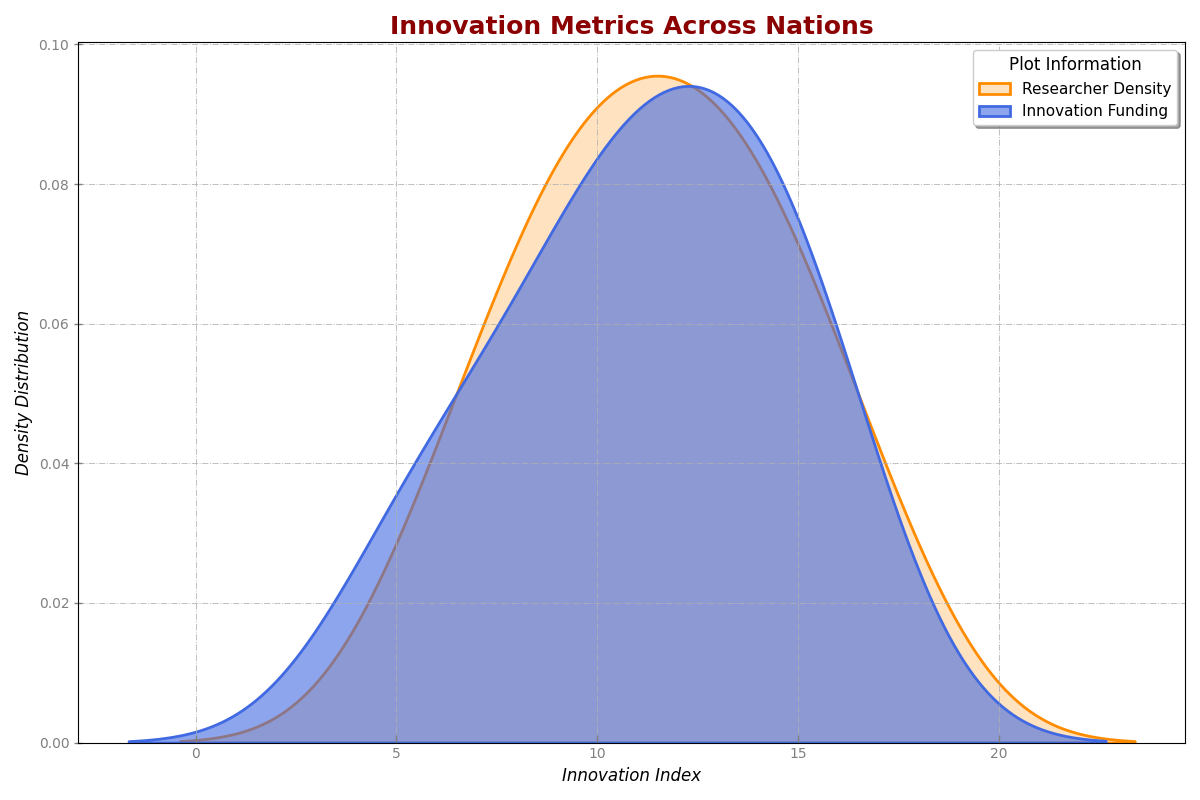

Write Python code to recreate this figure.
import matplotlib.pyplot as plt
import numpy as np
import seaborn as sns

countries = ["Country A", "Country B", "Country C", "Country D", "Country E", "Country F", "Country G", "Country H", "Country I", "Country J"]
researcher_density = np.array([8, 6, 15, 12, 17, 9, 11, 14, 10, 13])
innovation_funding = np.array([5, 9, 13, 11, 16, 7, 14, 15, 12, 10])

fig, ax = plt.subplots(figsize=(12, 8))

sns.kdeplot(researcher_density, ax=ax, fill=True, color="darkorange", label="Researcher Density", linewidth=2)
sns.kdeplot(innovation_funding, ax=ax, fill=True, color="royalblue", label="Innovation Funding", linewidth=2, alpha=0.6)

ax.set_title("Innovation Metrics Across Nations", fontsize=18, fontweight='bold', color='darkred')
ax.set_xlabel("Innovation Index", fontsize=12, fontstyle='italic')
ax.set_ylabel("Density Distribution", fontsize=12, fontstyle='italic')

ax.legend(title="Plot Information", fontsize=11, title_fontsize='12', loc='upper right', shadow=True)

ax.grid(True, linestyle='-.', linewidth=0.7, alpha=0.8)

ax.tick_params(axis='x', direction='in', length=6, width=1, colors='gray')
ax.tick_params(axis='y', direction='inout', length=6, width=1, colors='gray')

plt.tight_layout()
plt.show()
